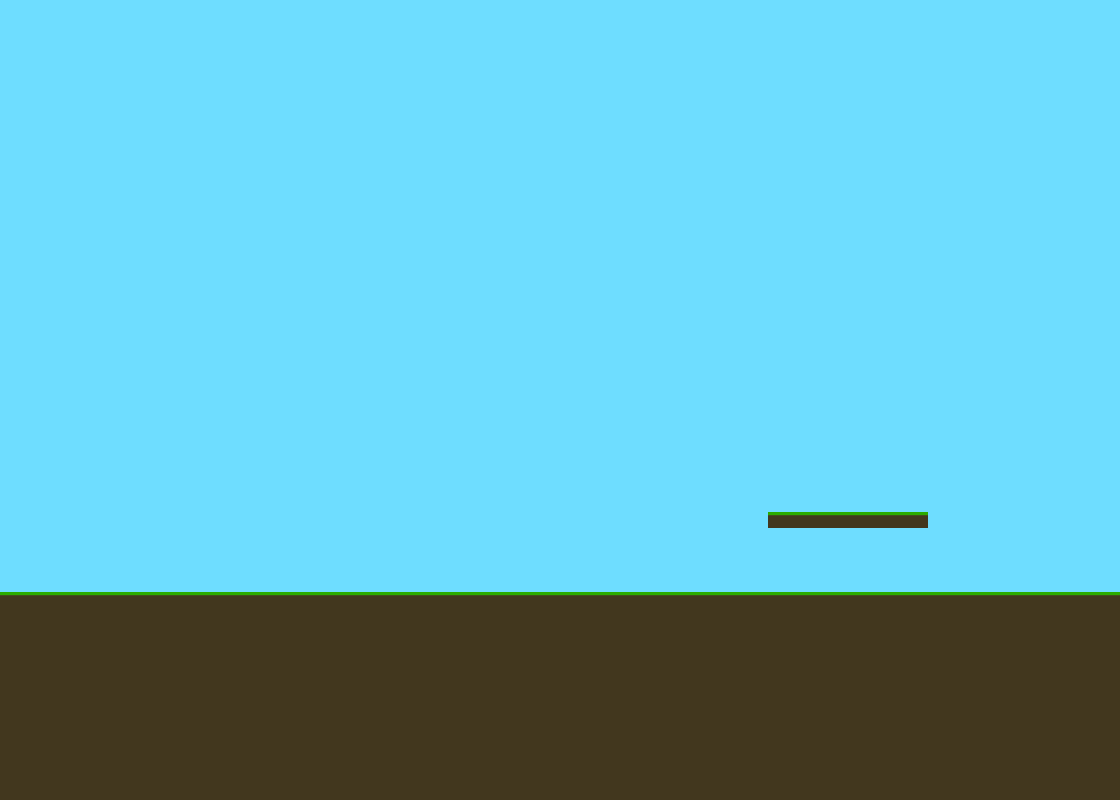

This is a level from a 2D game, rendered from its Tiled map with the project's own tilesets. A one-line summary and the complete map file follow:
An orthogonal 70x50 tile map with 16x16 px tiles, 1 tile layer (Tile Layer 1).

<map version="1.0" orientation="orthogonal" renderorder="right-down" width="70" height="50" tilewidth="16" tileheight="16" nextobjectid="1">
 <tileset firstgid="1" name="basicTiles" tilewidth="16" tileheight="16" tilecount="3" columns="3">
  <image source="basicTiles.jpg" width="48" height="16" />
 </tileset>
 <layer name="Tile Layer 1" width="70" height="50">
  <data encoding="csv">
1,1,1,1,1,1,1,1,1,1,1,1,1,1,1,1,1,1,1,1,1,1,1,1,1,1,1,1,1,1,1,1,1,1,1,1,1,1,1,1,1,1,1,1,1,1,1,1,1,1,1,1,1,1,1,1,1,1,1,1,1,1,1,1,1,1,1,1,1,1,
1,1,1,1,1,1,1,1,1,1,1,1,1,1,1,1,1,1,1,1,1,1,1,1,1,1,1,1,1,1,1,1,1,1,1,1,1,1,1,1,1,1,1,1,1,1,1,1,1,1,1,1,1,1,1,1,1,1,1,1,1,1,1,1,1,1,1,1,1,1,
1,1,1,1,1,1,1,1,1,1,1,1,1,1,1,1,1,1,1,1,1,1,1,1,1,1,1,1,1,1,1,1,1,1,1,1,1,1,1,1,1,1,1,1,1,1,1,1,1,1,1,1,1,1,1,1,1,1,1,1,1,1,1,1,1,1,1,1,1,1,
1,1,1,1,1,1,1,1,1,1,1,1,1,1,1,1,1,1,1,1,1,1,1,1,1,1,1,1,1,1,1,1,1,1,1,1,1,1,1,1,1,1,1,1,1,1,1,1,1,1,1,1,1,1,1,1,1,1,1,1,1,1,1,1,1,1,1,1,1,1,
1,1,1,1,1,1,1,1,1,1,1,1,1,1,1,1,1,1,1,1,1,1,1,1,1,1,1,1,1,1,1,1,1,1,1,1,1,1,1,1,1,1,1,1,1,1,1,1,1,1,1,1,1,1,1,1,1,1,1,1,1,1,1,1,1,1,1,1,1,1,
1,1,1,1,1,1,1,1,1,1,1,1,1,1,1,1,1,1,1,1,1,1,1,1,1,1,1,1,1,1,1,1,1,1,1,1,1,1,1,1,1,1,1,1,1,1,1,1,1,1,1,1,1,1,1,1,1,1,1,1,1,1,1,1,1,1,1,1,1,1,
1,1,1,1,1,1,1,1,1,1,1,1,1,1,1,1,1,1,1,1,1,1,1,1,1,1,1,1,1,1,1,1,1,1,1,1,1,1,1,1,1,1,1,1,1,1,1,1,1,1,1,1,1,1,1,1,1,1,1,1,1,1,1,1,1,1,1,1,1,1,
1,1,1,1,1,1,1,1,1,1,1,1,1,1,1,1,1,1,1,1,1,1,1,1,1,1,1,1,1,1,1,1,1,1,1,1,1,1,1,1,1,1,1,1,1,1,1,1,1,1,1,1,1,1,1,1,1,1,1,1,1,1,1,1,1,1,1,1,1,1,
1,1,1,1,1,1,1,1,1,1,1,1,1,1,1,1,1,1,1,1,1,1,1,1,1,1,1,1,1,1,1,1,1,1,1,1,1,1,1,1,1,1,1,1,1,1,1,1,1,1,1,1,1,1,1,1,1,1,1,1,1,1,1,1,1,1,1,1,1,1,
1,1,1,1,1,1,1,1,1,1,1,1,1,1,1,1,1,1,1,1,1,1,1,1,1,1,1,1,1,1,1,1,1,1,1,1,1,1,1,1,1,1,1,1,1,1,1,1,1,1,1,1,1,1,1,1,1,1,1,1,1,1,1,1,1,1,1,1,1,1,
1,1,1,1,1,1,1,1,1,1,1,1,1,1,1,1,1,1,1,1,1,1,1,1,1,1,1,1,1,1,1,1,1,1,1,1,1,1,1,1,1,1,1,1,1,1,1,1,1,1,1,1,1,1,1,1,1,1,1,1,1,1,1,1,1,1,1,1,1,1,
1,1,1,1,1,1,1,1,1,1,1,1,1,1,1,1,1,1,1,1,1,1,1,1,1,1,1,1,1,1,1,1,1,1,1,1,1,1,1,1,1,1,1,1,1,1,1,1,1,1,1,1,1,1,1,1,1,1,1,1,1,1,1,1,1,1,1,1,1,1,
1,1,1,1,1,1,1,1,1,1,1,1,1,1,1,1,1,1,1,1,1,1,1,1,1,1,1,1,1,1,1,1,1,1,1,1,1,1,1,1,1,1,1,1,1,1,1,1,1,1,1,1,1,1,1,1,1,1,1,1,1,1,1,1,1,1,1,1,1,1,
1,1,1,1,1,1,1,1,1,1,1,1,1,1,1,1,1,1,1,1,1,1,1,1,1,1,1,1,1,1,1,1,1,1,1,1,1,1,1,1,1,1,1,1,1,1,1,1,1,1,1,1,1,1,1,1,1,1,1,1,1,1,1,1,1,1,1,1,1,1,
1,1,1,1,1,1,1,1,1,1,1,1,1,1,1,1,1,1,1,1,1,1,1,1,1,1,1,1,1,1,1,1,1,1,1,1,1,1,1,1,1,1,1,1,1,1,1,1,1,1,1,1,1,1,1,1,1,1,1,1,1,1,1,1,1,1,1,1,1,1,
1,1,1,1,1,1,1,1,1,1,1,1,1,1,1,1,1,1,1,1,1,1,1,1,1,1,1,1,1,1,1,1,1,1,1,1,1,1,1,1,1,1,1,1,1,1,1,1,1,1,1,1,1,1,1,1,1,1,1,1,1,1,1,1,1,1,1,1,1,1,
1,1,1,1,1,1,1,1,1,1,1,1,1,1,1,1,1,1,1,1,1,1,1,1,1,1,1,1,1,1,1,1,1,1,1,1,1,1,1,1,1,1,1,1,1,1,1,1,1,1,1,1,1,1,1,1,1,1,1,1,1,1,1,1,1,1,1,1,1,1,
1,1,1,1,1,1,1,1,1,1,1,1,1,1,1,1,1,1,1,1,1,1,1,1,1,1,1,1,1,1,1,1,1,1,1,1,1,1,1,1,1,1,1,1,1,1,1,1,1,1,1,1,1,1,1,1,1,1,1,1,1,1,1,1,1,1,1,1,1,1,
1,1,1,1,1,1,1,1,1,1,1,1,1,1,1,1,1,1,1,1,1,1,1,1,1,1,1,1,1,1,1,1,1,1,1,1,1,1,1,1,1,1,1,1,1,1,1,1,1,1,1,1,1,1,1,1,1,1,1,1,1,1,1,1,1,1,1,1,1,1,
1,1,1,1,1,1,1,1,1,1,1,1,1,1,1,1,1,1,1,1,1,1,1,1,1,1,1,1,1,1,1,1,1,1,1,1,1,1,1,1,1,1,1,1,1,1,1,1,1,1,1,1,1,1,1,1,1,1,1,1,1,1,1,1,1,1,1,1,1,1,
1,1,1,1,1,1,1,1,1,1,1,1,1,1,1,1,1,1,1,1,1,1,1,1,1,1,1,1,1,1,1,1,1,1,1,1,1,1,1,1,1,1,1,1,1,1,1,1,1,1,1,1,1,1,1,1,1,1,1,1,1,1,1,1,1,1,1,1,1,1,
1,1,1,1,1,1,1,1,1,1,1,1,1,1,1,1,1,1,1,1,1,1,1,1,1,1,1,1,1,1,1,1,1,1,1,1,1,1,1,1,1,1,1,1,1,1,1,1,1,1,1,1,1,1,1,1,1,1,1,1,1,1,1,1,1,1,1,1,1,1,
1,1,1,1,1,1,1,1,1,1,1,1,1,1,1,1,1,1,1,1,1,1,1,1,1,1,1,1,1,1,1,1,1,1,1,1,1,1,1,1,1,1,1,1,1,1,1,1,1,1,1,1,1,1,1,1,1,1,1,1,1,1,1,1,1,1,1,1,1,1,
1,1,1,1,1,1,1,1,1,1,1,1,1,1,1,1,1,1,1,1,1,1,1,1,1,1,1,1,1,1,1,1,1,1,1,1,1,1,1,1,1,1,1,1,1,1,1,1,1,1,1,1,1,1,1,1,1,1,1,1,1,1,1,1,1,1,1,1,1,1,
1,1,1,1,1,1,1,1,1,1,1,1,1,1,1,1,1,1,1,1,1,1,1,1,1,1,1,1,1,1,1,1,1,1,1,1,1,1,1,1,1,1,1,1,1,1,1,1,1,1,1,1,1,1,1,1,1,1,1,1,1,1,1,1,1,1,1,1,1,1,
1,1,1,1,1,1,1,1,1,1,1,1,1,1,1,1,1,1,1,1,1,1,1,1,1,1,1,1,1,1,1,1,1,1,1,1,1,1,1,1,1,1,1,1,1,1,1,1,1,1,1,1,1,1,1,1,1,1,1,1,1,1,1,1,1,1,1,1,1,1,
1,1,1,1,1,1,1,1,1,1,1,1,1,1,1,1,1,1,1,1,1,1,1,1,1,1,1,1,1,1,1,1,1,1,1,1,1,1,1,1,1,1,1,1,1,1,1,1,1,1,1,1,1,1,1,1,1,1,1,1,1,1,1,1,1,1,1,1,1,1,
1,1,1,1,1,1,1,1,1,1,1,1,1,1,1,1,1,1,1,1,1,1,1,1,1,1,1,1,1,1,1,1,1,1,1,1,1,1,1,1,1,1,1,1,1,1,1,1,1,1,1,1,1,1,1,1,1,1,1,1,1,1,1,1,1,1,1,1,1,1,
1,1,1,1,1,1,1,1,1,1,1,1,1,1,1,1,1,1,1,1,1,1,1,1,1,1,1,1,1,1,1,1,1,1,1,1,1,1,1,1,1,1,1,1,1,1,1,1,1,1,1,1,1,1,1,1,1,1,1,1,1,1,1,1,1,1,1,1,1,1,
1,1,1,1,1,1,1,1,1,1,1,1,1,1,1,1,1,1,1,1,1,1,1,1,1,1,1,1,1,1,1,1,1,1,1,1,1,1,1,1,1,1,1,1,1,1,1,1,1,1,1,1,1,1,1,1,1,1,1,1,1,1,1,1,1,1,1,1,1,1,
1,1,1,1,1,1,1,1,1,1,1,1,1,1,1,1,1,1,1,1,1,1,1,1,1,1,1,1,1,1,1,1,1,1,1,1,1,1,1,1,1,1,1,1,1,1,1,1,1,1,1,1,1,1,1,1,1,1,1,1,1,1,1,1,1,1,1,1,1,1,
1,1,1,1,1,1,1,1,1,1,1,1,1,1,1,1,1,1,1,1,1,1,1,1,1,1,1,1,1,1,1,1,1,1,1,1,1,1,1,1,1,1,1,1,1,1,1,1,1,1,1,1,1,1,1,1,1,1,1,1,1,1,1,1,1,1,1,1,1,1,
1,1,1,1,1,1,1,1,1,1,1,1,1,1,1,1,1,1,1,1,1,1,1,1,1,1,1,1,1,1,1,1,1,1,1,1,1,1,1,1,1,1,1,1,1,1,1,1,2,2,2,2,2,2,2,2,2,2,1,1,1,1,1,1,1,1,1,1,1,1,
1,1,1,1,1,1,1,1,1,1,1,1,1,1,1,1,1,1,1,1,1,1,1,1,1,1,1,1,1,1,1,1,1,1,1,1,1,1,1,1,1,1,1,1,1,1,1,1,1,1,1,1,1,1,1,1,1,1,1,1,1,1,1,1,1,1,1,1,1,1,
1,1,1,1,1,1,1,1,1,1,1,1,1,1,1,1,1,1,1,1,1,1,1,1,1,1,1,1,1,1,1,1,1,1,1,1,1,1,1,1,1,1,1,1,1,1,1,1,1,1,1,1,1,1,1,1,1,1,1,1,1,1,1,1,1,1,1,1,1,1,
1,1,1,1,1,1,1,1,1,1,1,1,1,1,1,1,1,1,1,1,1,1,1,1,1,1,1,1,1,1,1,1,1,1,1,1,1,1,1,1,1,1,1,1,1,1,1,1,1,1,1,1,1,1,1,1,1,1,1,1,1,1,1,1,1,1,1,1,1,1,
1,1,1,1,1,1,1,1,1,1,1,1,1,1,1,1,1,1,1,1,1,1,1,1,1,1,1,1,1,1,1,1,1,1,1,1,1,1,1,1,1,1,1,1,1,1,1,1,1,1,1,1,1,1,1,1,1,1,1,1,1,1,1,1,1,1,1,1,1,1,
2,2,2,2,2,2,2,2,2,2,2,2,2,2,2,2,2,2,2,2,2,2,2,2,2,2,2,2,2,2,2,2,2,2,2,2,2,2,2,2,2,2,2,2,2,2,2,2,2,2,2,2,2,2,2,2,2,2,2,2,2,2,2,2,2,2,2,2,2,2,
3,3,3,3,3,3,3,3,3,3,3,3,3,3,3,3,3,3,3,3,3,3,3,3,3,3,3,3,3,3,3,3,3,3,3,3,3,3,3,3,3,3,3,3,3,3,3,3,3,3,3,3,3,3,3,3,3,3,3,3,3,3,3,3,3,3,3,3,3,3,
3,3,3,3,3,3,3,3,3,3,3,3,3,3,3,3,3,3,3,3,3,3,3,3,3,3,3,3,3,3,3,3,3,3,3,3,3,3,3,3,3,3,3,3,3,3,3,3,3,3,3,3,3,3,3,3,3,3,3,3,3,3,3,3,3,3,3,3,3,3,
3,3,3,3,3,3,3,3,3,3,3,3,3,3,3,3,3,3,3,3,3,3,3,3,3,3,3,3,3,3,3,3,3,3,3,3,3,3,3,3,3,3,3,3,3,3,3,3,3,3,3,3,3,3,3,3,3,3,3,3,3,3,3,3,3,3,3,3,3,3,
3,3,3,3,3,3,3,3,3,3,3,3,3,3,3,3,3,3,3,3,3,3,3,3,3,3,3,3,3,3,3,3,3,3,3,3,3,3,3,3,3,3,3,3,3,3,3,3,3,3,3,3,3,3,3,3,3,3,3,3,3,3,3,3,3,3,3,3,3,3,
3,3,3,3,3,3,3,3,3,3,3,3,3,3,3,3,3,3,3,3,3,3,3,3,3,3,3,3,3,3,3,3,3,3,3,3,3,3,3,3,3,3,3,3,3,3,3,3,3,3,3,3,3,3,3,3,3,3,3,3,3,3,3,3,3,3,3,3,3,3,
3,3,3,3,3,3,3,3,3,3,3,3,3,3,3,3,3,3,3,3,3,3,3,3,3,3,3,3,3,3,3,3,3,3,3,3,3,3,3,3,3,3,3,3,3,3,3,3,3,3,3,3,3,3,3,3,3,3,3,3,3,3,3,3,3,3,3,3,3,3,
3,3,3,3,3,3,3,3,3,3,3,3,3,3,3,3,3,3,3,3,3,3,3,3,3,3,3,3,3,3,3,3,3,3,3,3,3,3,3,3,3,3,3,3,3,3,3,3,3,3,3,3,3,3,3,3,3,3,3,3,3,3,3,3,3,3,3,3,3,3,
3,3,3,3,3,3,3,3,3,3,3,3,3,3,3,3,3,3,3,3,3,3,3,3,3,3,3,3,3,3,3,3,3,3,3,3,3,3,3,3,3,3,3,3,3,3,3,3,3,3,3,3,3,3,3,3,3,3,3,3,3,3,3,3,3,3,3,3,3,3,
3,3,3,3,3,3,3,3,3,3,3,3,3,3,3,3,3,3,3,3,3,3,3,3,3,3,3,3,3,3,3,3,3,3,3,3,3,3,3,3,3,3,3,3,3,3,3,3,3,3,3,3,3,3,3,3,3,3,3,3,3,3,3,3,3,3,3,3,3,3,
3,3,3,3,3,3,3,3,3,3,3,3,3,3,3,3,3,3,3,3,3,3,3,3,3,3,3,3,3,3,3,3,3,3,3,3,3,3,3,3,3,3,3,3,3,3,3,3,3,3,3,3,3,3,3,3,3,3,3,3,3,3,3,3,3,3,3,3,3,3,
3,3,3,3,3,3,3,3,3,3,3,3,3,3,3,3,3,3,3,3,3,3,3,3,3,3,3,3,3,3,3,3,3,3,3,3,3,3,3,3,3,3,3,3,3,3,3,3,3,3,3,3,3,3,3,3,3,3,3,3,3,3,3,3,3,3,3,3,3,3,
3,3,3,3,3,3,3,3,3,3,3,3,3,3,3,3,3,3,3,3,3,3,3,3,3,3,3,3,3,3,3,3,3,3,3,3,3,3,3,3,3,3,3,3,3,3,3,3,3,3,3,3,3,3,3,3,3,3,3,3,3,3,3,3,3,3,3,3,3,3
</data>
 </layer>
</map>
